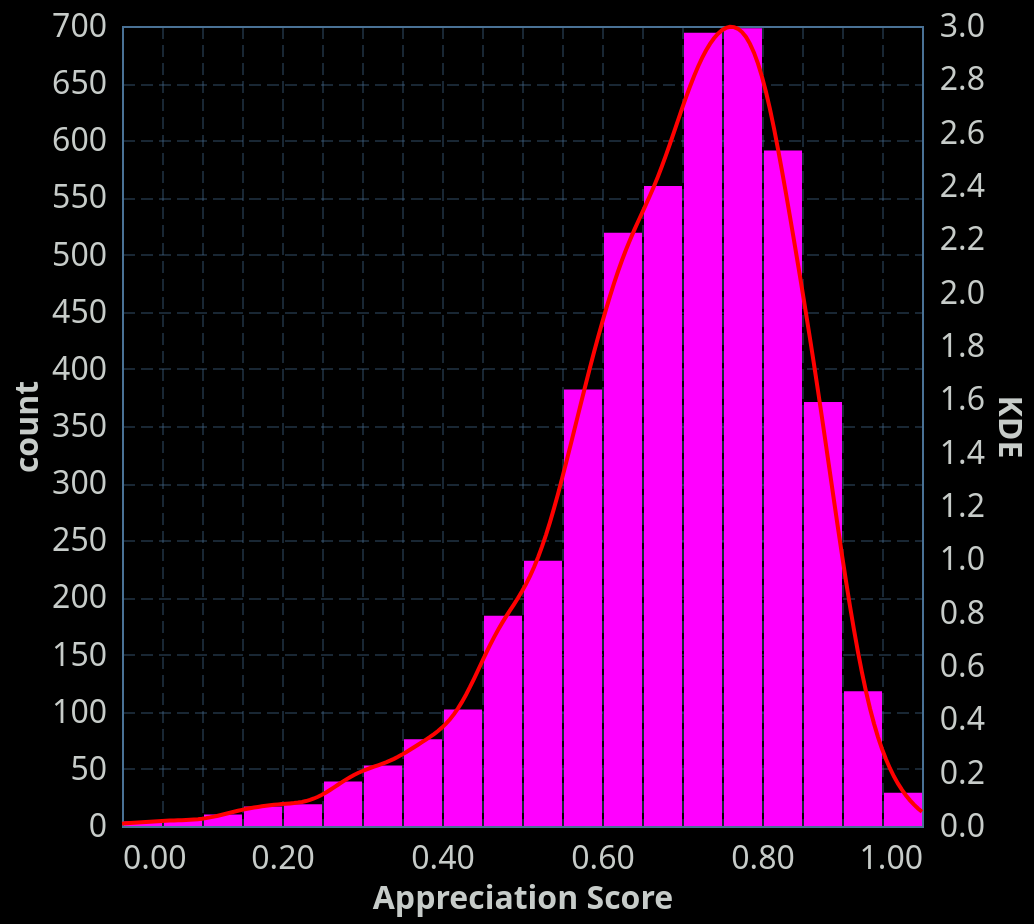

Source (Vega-Lite JSON):
### Vega-Lite specification from a JSON file in a GitHub repository (floating-point values rounded to 4 significant figures; data arrays with more than 128 entries replaced by an {"elided": "..."} marker saying what was removed)
{"config": {"view": {"continuousWidth": 400, "continuousHeight": 300, "stroke": "#4A7295", "strokeWidth": 1}, "background": "#000000", "mark": {"color": "#ff00ff"}, "arc": {"fill": "#ff00ff"}, "area": {"fill": "#ff00ff", "line": true, "fillOpacity": 0.1}, "line": {"stroke": "#ff00ff", "strokeWidth": 2}, "path": {"stroke": "#ff00ff"}, "rect": {"fill": "#ff00ff"}, "shape": {"stroke": "#ff00ff"}, "symbol": {"fill": "#ff00ff"}, "title": {"color": "#C7CCC9", "anchor": "start", "dy": -15, "fontSize": 16, "font": "IBM Plex Sans,system-ui,-apple-system,BlinkMacSystemFont,\".sfnstext-regular\",sans-serif", "fontWeight": 600}, "axisBand": {"grid": false}, "axis": {"labelColor": "#C7CCC9", "labelFontSize": 16, "labelFont": "IBM Plex Sans Condensed, system-ui, -apple-system, BlinkMacSystemFont, \".SFNSText-Regular\", sans-serif", "labelFontWeight": 400, "titleColor": "#C7CCC9", "titleFontWeight": 600, "titleFontSize": 16, "grid": true, "gridColor": "#4A7295", "labelAngle": 0, "domainColor": null, "tickColor": null, "labelPadding": 2, "tickSize": 6, "tickWidth": 0.5, "gridOpacity": 1, "gridZ": 1}, "axisX": {"gridDash": [6, 3], "gridWidth": 0.35, "gridColor": "#4A7295", "labelAngle": 0}, "axisY": {"gridDash": [6, 3], "gridWidth": 0.35, "gridColor": "#4A7295"}, "layer": {"grid": 1, "mark": 0}, "legend": {"labelFontSize": 11, "padding": 1, "symbolType": "square", "labelColor": "#C7CCC9", "titleColor": "#C7CCC9"}, "style": {"guide-label": {"font": "IBM Plex Sans,system-ui,-apple-system,BlinkMacSystemFont,\".sfnstext-regular\",sans-serif", "fill": "#C7CCC9", "fontWeight": 400}, "guide-title": {"font": "IBM Plex Sans,system-ui,-apple-system,BlinkMacSystemFont,\".sfnstext-regular\",sans-serif", "fill": "#C7CCC9", "fontWeight": 400}}, "range": {"category": ["#0000FF", "#FF6600FF", "#44E602", "#ff00ff", "#FFFF00", "#9900CC", "#33CCFF", "#f77976ff", "#CC66FF"]}}, "layer": [{"data": {"name": "data-d9fc77bd361f8bf11a3b160defbd09db"}, "mark": {"type": "bar"}, "encoding": {"x": {"bin": {"maxbins": 30}, "field": "appreciation_score", "title": "Appreciation Score", "type": "quantitative"}, "y": {"aggregate": "count", "title": "count", "type": "quantitative"}}}, {"data": {"name": "data-d9fc77bd361f8bf11a3b160defbd09db"}, "mark": {"type": "line", "color": "red"}, "encoding": {"x": {"field": "appreciation_score", "type": "quantitative"}, "y": {"axis": {"labelPadding": 25}, "field": "density", "title": "KDE", "type": "quantitative"}}, "transform": [{"density": "appreciation_score", "as": ["appreciation_score", "density"]}]}], "height": 400, "resolve": {"scale": {"y": "independent"}}, "width": 400, "$schema": "https://vega.github.io/schema/vega-lite/v5.20.1.json", "datasets": {"data-d9fc77bd361f8bf11a3b160defbd09db": {"elided": "4703 records"}}}
